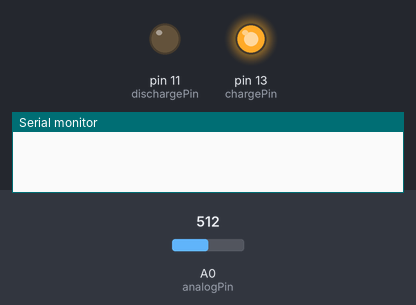
This sketch was run on a simulated Arduino Uno, built with avr-gcc and run on an emulated ATmega328P. Shown: output pins drawn as LEDs (lit = HIGH), the last lines printed to the serial monitor. The test bench sets the inputs (shaded band); at power-on: A0 (analogPin) = 512.

Above: at 1.2 s.
1.3 s: A0 (analogPin) set to 639
2.8 s: A0 (analogPin) set to 657
At 3.2 s:
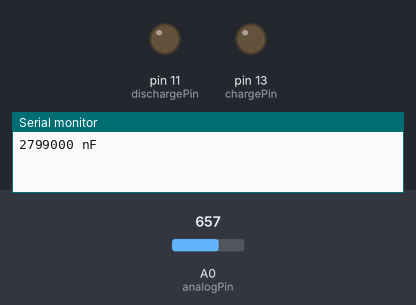
4.3 s: A0 (analogPin) set to 0
At 5.1 s:
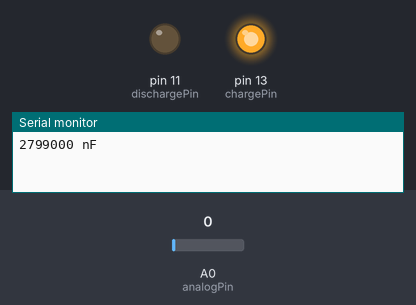
5.8 s: A0 (analogPin) set to 658
At 6.6 s:
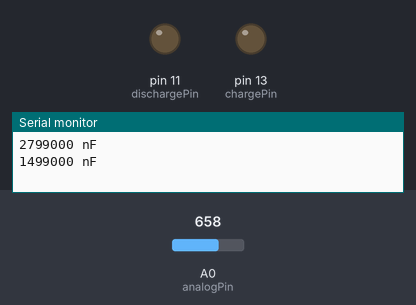
Timing chart, 0 to 8.3 s (numbered marks = the images above; inputs shaded):
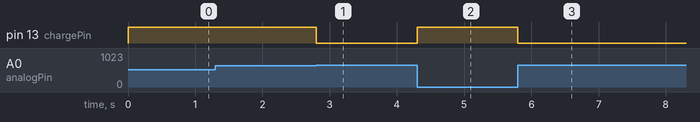

Measured:
- the behaviour switches between 647 and 648 on A0 (analogPin) (found by bisection; images 0 and 1)
- after the input at 1.3 s, every drawn part: stays the same
- after the input at 2.8 s, pin 13 (chargePin): HIGH → LOW at once
- after the input at 4.3 s, pin 13 (chargePin): LOW → HIGH at once
- after the input at 5.8 s, pin 13 (chargePin): HIGH → LOW at once

The sketch:

mm2.ino
```cpp
#define analogPin 0
#define chargePin 13
#define dischargePin 11
#define resistorValue 10000.0F

unsigned long startTime;
unsigned long elapsedTime;
float nF;

void setup(){
  pinMode(chargePin, OUTPUT);
  digitalWrite(chargePin, LOW);
  Serial.begin(9600);
}

void loop(){
//charge
  digitalWrite(chargePin, HIGH);
  startTime = millis();
  while(analogRead(analogPin) < 648){}
  elapsedTime= millis() - startTime;
//calculate value
  nF = ((float)elapsedTime / resistorValue) * 1000* 10000;
  Serial.print((long)nF);
  Serial.println(" nF");
//stop charging
  digitalWrite(chargePin, LOW);
//discharge
  pinMode(dischargePin, OUTPUT);
  digitalWrite(dischargePin, LOW);
  while(analogRead(analogPin) > 0){}
  pinMode(dischargePin, INPUT);
} 
```
